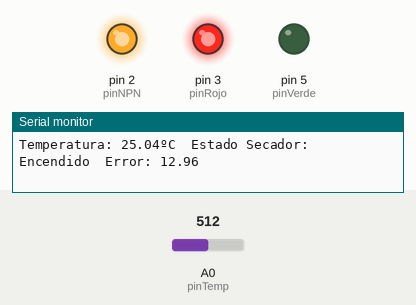
Bench run of a sketch on a simulated Arduino Uno, built with avr-gcc and run on an emulated ATmega328P. Shown: output pins drawn as LEDs (lit = HIGH), the last lines printed to the serial monitor. The test bench sets the inputs (shaded band); at power-on: A0 (pinTemp) = 512.

Above: at 1.8 s.
1.9 s: A0 (pinTemp) set to 616
3.4 s: A0 (pinTemp) set to 631
At 5.4 s:
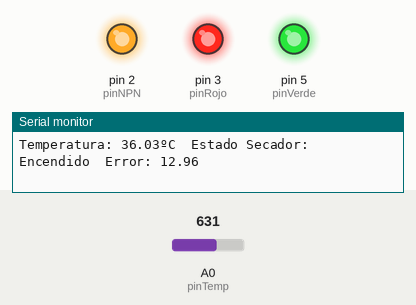
7.5 s: A0 (pinTemp) set to 716
At 8.4 s:
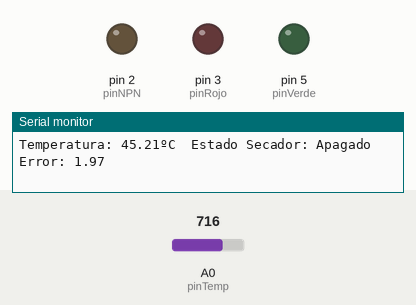
9.5 s: A0 (pinTemp) set to 678
11.2 s: A0 (pinTemp) set to 655
At 12.7 s:
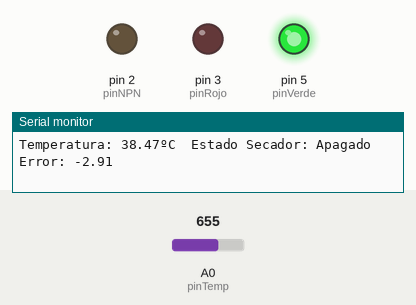
13.5 s: A0 (pinTemp) set to 511
At 16.2 s:
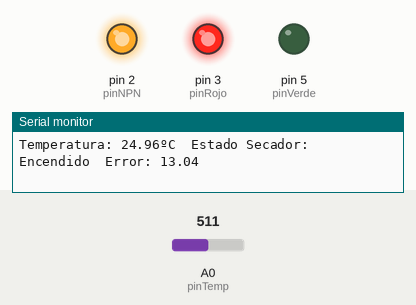
Timing chart, 0 to 17.5 s (numbered marks = the images above; inputs shaded):
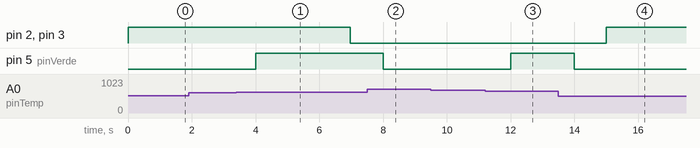

The sketch:

ej15.ino
```cpp
// Cada 1000 ms toma muestra de temperatura
// Led Verde encendido cuando t entre 36-40
//
// Led Rojo encendido si Bombilla encendida
// Cada 1000 ms enviamos valor t y estado bombilla(0 o 1)

const int pinNPN = 2;
const int pinRojo = 3;
const int pinVerde = 5;
const int pinTemp = A0;
unsigned long ultimaLectura = -1000;
unsigned long periodoLectura = 1000;
unsigned long ultimoControl = -5000;
unsigned long periodoControl = 5000;
byte estadoNPN = LOW;
float sensorValue = 0;
float error = 0;
unsigned long tiempoEncendido = 0;
unsigned long encenderDesde = 0;

void setup() {
  pinMode(pinNPN, OUTPUT);
  pinMode(pinRojo, OUTPUT);
  pinMode(pinVerde, OUTPUT);
  Serial.begin(9600);
}


float celsius(float sensorValue) {
  float a, b, rtmp;
  a = (1.0 / (25.0 + 273.15));
  rtmp = ((1023.0 * 10e4) / sensorValue) - 10e4;
  b = (1.0 / 3977.0) * log(rtmp / 10e4);
  return (1.0 / (a + b)) - 273.15;
}


void loop() {
  unsigned long num = millis();

  if (num - ultimaLectura >= periodoLectura) {  //Leemos la temperatura cada 1000 ms para ver si esta dentro del rango e imprimirla por pantalla
    sensorValue = analogRead(pinTemp);
    ultimaLectura += periodoLectura;
    if (celsius(sensorValue) >= 36 && celsius(sensorValue) <= 40) {
      digitalWrite(pinVerde, HIGH);
    } else {
      digitalWrite(pinVerde, LOW);
    }
    Serial.print("Temperatura: ");
    Serial.print(celsius(sensorValue));
    Serial.print("ºC  Estado Secador: ");
    Serial.print(digitalRead(pinNPN) == HIGH ? "Encendido" : "Apagado");
    Serial.print("  Error: ");
    Serial.println(error);
  }

  if (num - ultimoControl >= periodoControl) {  //Cada periodo de 5000 ms calculamos el error y controlamos el secador y el led Rojo
    ultimoControl += periodoControl;
    error = 38.0 - celsius(sensorValue);  //Se pone 6 aunque sería 38
    if (error <= 0) {                     //Si el error es negativo no hay que encender nada(la temperatura es mayor que la deseada)
      digitalWrite(pinRojo, LOW);
      digitalWrite(pinNPN, LOW);
    } else if (error > 0 && error < 5) {  //Si el error está entre 0 y 5 encendemos una parte del periodo el secador
      encenderDesde = num;
      tiempoEncendido = 1000.0 * error;
      digitalWrite(pinNPN, HIGH);
      digitalWrite(pinRojo, HIGH);
    } else {  // Para otro caso encendemos todo el periodo el secador(temperatura muy por debajo de la deseada)
      digitalWrite(pinRojo, HIGH);
      digitalWrite(pinNPN, HIGH);
    }
  }

  if ((num - encenderDesde > tiempoEncendido) && (tiempoEncendido != 0)) {  //Controlamos que el tiempo encendido sea distinto de 0 para asegurarnos que el error esta entre 0 y 5.
    // Además controlamos que entre al if cuando ya se ha cumplido la parte del periodo que tenia que permanecer encendido
    digitalWrite(pinNPN, LOW);
    digitalWrite(pinRojo, LOW);
    tiempoEncendido = 0;
  }
}
```

Measured:
- the behaviour switches between 630 and 631 on A0 (pinTemp) (found by bisection; images 0 and 1)
- the behaviour switches between 670 and 669 on A0 (pinTemp) (found by bisection; images 2 and 3)
- after the input at 3.4 s, pin 2 (pinNPN), pin 3 (pinRojo): HIGH → LOW after 3.6 s; pin 5 (pinVerde): LOW → HIGH after 0.60 s
- after the input at 7.5 s, pin 5 (pinVerde): HIGH → LOW after 0.50 s
- after the input at 11.2 s, pin 5 (pinVerde): LOW → HIGH after 0.80 s
- after the input at 13.5 s, pin 2 (pinNPN), pin 3 (pinRojo): LOW → HIGH after 1.5 s; pin 5 (pinVerde): HIGH → LOW after 0.50 s
